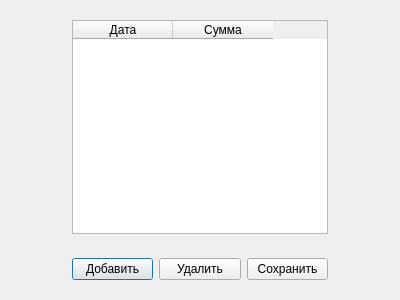
<?xml version="1.0" encoding="UTF-8"?>
<ui version="4.0">
 <class>withdrawals_input</class>
 <widget class="QDialog" name="withdrawals_input">
  <property name="geometry">
   <rect>
    <x>0</x>
    <y>0</y>
    <width>400</width>
    <height>300</height>
   </rect>
  </property>
  <property name="windowTitle">
   <string>Withdrawals Input</string>
  </property>
  <layout class="QGridLayout" name="gridLayout">
   <item row="0" column="0">
    <spacer name="horizontalSpacer_2">
     <property name="orientation">
      <enum>Qt::Horizontal</enum>
     </property>
     <property name="sizeHint" stdset="0">
      <size>
       <width>45</width>
       <height>20</height>
      </size>
     </property>
    </spacer>
   </item>
   <item row="0" column="1">
    <widget class="QWidget" name="widget" native="true">
     <layout class="QGridLayout" name="gridLayout_2">
      <item row="0" column="0">
       <widget class="QTableWidget" name="tableWidget">
        <column>
         <property name="text">
          <string>Дата</string>
         </property>
        </column>
        <column>
         <property name="text">
          <string>Сумма</string>
         </property>
        </column>
       </widget>
      </item>
     </layout>
    </widget>
   </item>
   <item row="0" column="2">
    <spacer name="horizontalSpacer">
     <property name="orientation">
      <enum>Qt::Horizontal</enum>
     </property>
     <property name="sizeHint" stdset="0">
      <size>
       <width>45</width>
       <height>20</height>
      </size>
     </property>
    </spacer>
   </item>
   <item row="1" column="1">
    <widget class="QWidget" name="widget_2" native="true">
     <layout class="QHBoxLayout" name="horizontalLayout">
      <item>
       <widget class="QPushButton" name="pushButton_add">
        <property name="text">
         <string>Добавить</string>
        </property>
       </widget>
      </item>
      <item>
       <widget class="QPushButton" name="pushButton_del">
        <property name="text">
         <string>Удалить</string>
        </property>
       </widget>
      </item>
      <item>
       <widget class="QPushButton" name="pushButton_save">
        <property name="text">
         <string>Сохранить</string>
        </property>
       </widget>
      </item>
     </layout>
    </widget>
   </item>
  </layout>
 </widget>
 <resources/>
 <connections/>
</ui>
